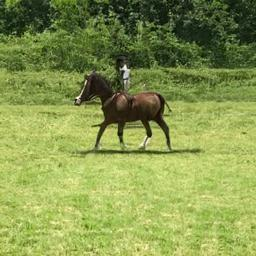
#> input picture assets/mosaic/filler_images/20200420 202959_horse.jpg, 256 x 256 px
$ python comic_cartoon_effect.py --image '../assets/mosaic/filler_images/20200420 202959_horse.jpg'
#> lines starting #> are read from the running program, lines starting #| are printed output that depends on the picture
#> further down, img is the input picture: shape (256, 256, 3); mean B, G, R 79, 152.1, 135.2
import cv2  # Image processing
import numpy as np  # Matrix operations
from time import sleep  # Simulate time delay for visualizing progress
from tqdm import tqdm  # Progress bar
import argparse
import os  # For file path operations

def comic(img):
    sleep(0.1)
    with tqdm(total=100, desc="Applying Comic Effect") as pbar:
        # Convert to grayscale for edge detection
        grayImg = cv2.cvtColor(img, cv2.COLOR_BGR2GRAY)
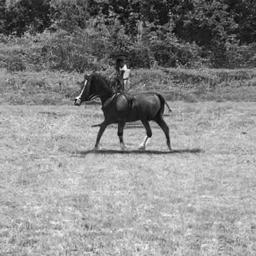
#> grayImg: shape (256, 256); min 5, max 252, mean 138.7
        pbar.update(10)

        # Apply Canny edge detection
        edgesOnly = cv2.Canny(grayImg, 50, 150)
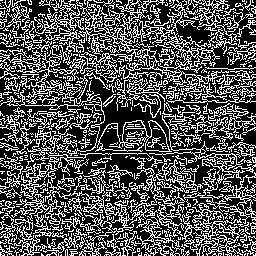
#> edgesOnly: shape (256, 256); 33.7% white in thin lines or dots
        sleep(0.1)
        pbar.update(20)

        # Smooth the image with bilateral filter
        color = cv2.bilateralFilter(img, 9, 300, 300)
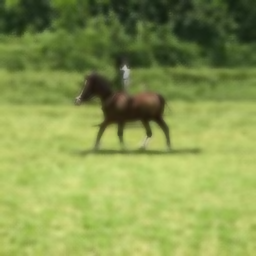
#> color: shape (256, 256, 3); mean B, G, R 78.9, 152.1, 135.2
        sleep(0.1)
        pbar.update(30)

        # Invert and convert edges to 3-channel
        edgesOnlyInv = cv2.bitwise_not(edgesOnly)
#> edgesOnlyInv: shape (256, 256); 66.3% white; black in thin lines or dots
        edgesOnlyInv = cv2.cvtColor(edgesOnlyInv, cv2.COLOR_GRAY2BGR)
#> edgesOnlyInv: shape (256, 256, 3); 66.3% white; black in thin lines or dots

        # Blend edges into color image
        cartoon = cv2.addWeighted(color, 0.9, edgesOnlyInv, 0.2, 0)
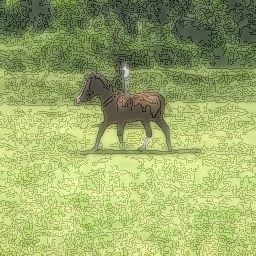
#> cartoon: shape (256, 256, 3); mean B, G, R 104.9, 170.7, 155.5
        sleep(0.1)
        pbar.update(20)

        # Apply sharpening filter
        kernel = np.array([[0, -1, 0], [-1, 5, -1], [0, -1, 0]])
        cartoon = cv2.filter2D(cartoon, -1, kernel)
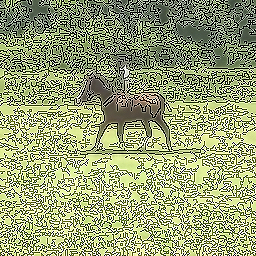
#> cartoon: shape (256, 256, 3); mean B, G, R 120.8, 159.7, 151.4
        sleep(0.1)
        pbar.update(20)

        pbar.update(10)  # Final touch

    return cartoon

# Argument parser for input and output image paths
ap = argparse.ArgumentParser(description="Apply comic cartoon effect to an image.")
ap.add_argument("-i", "--image", required=True, help="Path to input image")
ap.add_argument("-o", "--output", default="assets/comic_cartoon_effect.jpg", help="Path to save the output image")
args = vars(ap.parse_args())

# Load the image
img = cv2.imread(args["image"])

# Validate image load
if img is None:
    print(f"Error: Unable to load the image from '{args['image']}'. Check the path and format.")
    exit()

# Ensure output directory exists
os.makedirs(os.path.dirname(args["output"]), exist_ok=True)

print("Wait, work is in progress...")

# Apply comic effect
res_img = comic(img)

# Save the result
cv2.imwrite(args["output"], res_img)
print(f"Done! Your result has been saved to: {args['output']}")

$ run again, on assets/mosaic/filler_images/20200420 204425_artwork.jpg
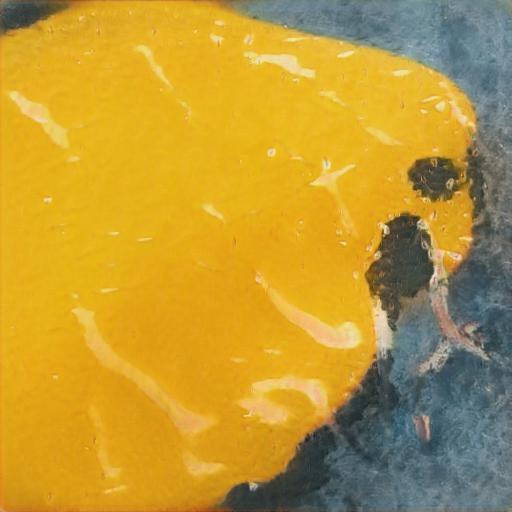
#> input picture assets/mosaic/filler_images/20200420 204425_artwork.jpg, 512 x 512 px
#> img is the input picture: shape (512, 512, 3); mean B, G, R 53.1, 153.7, 190.5
#> in comic, `edgesOnly = cv2.Canny(grayImg, 50, 150)`:
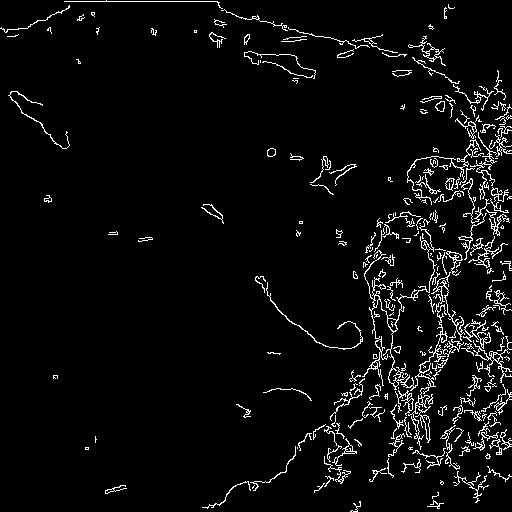
#> edgesOnly: shape (512, 512); 4.5% white in thin lines or dots
#> in comic, `cartoon = cv2.filter2D(cartoon, -1, kernel)`:
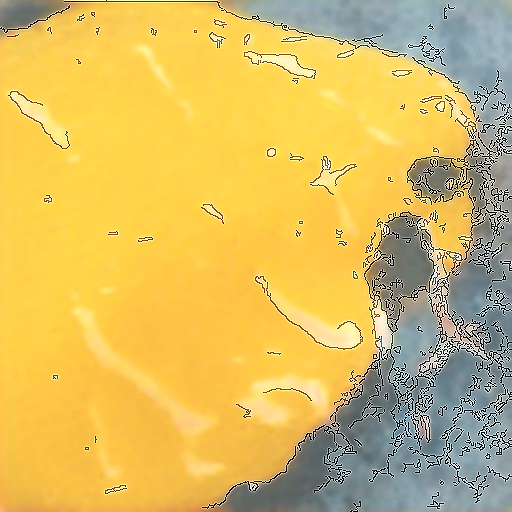
#> cartoon: shape (512, 512, 3); mean B, G, R 98, 187, 217.5

$ run again, on assets/mosaic/filler_images/20200420 204818_picsum.jpg
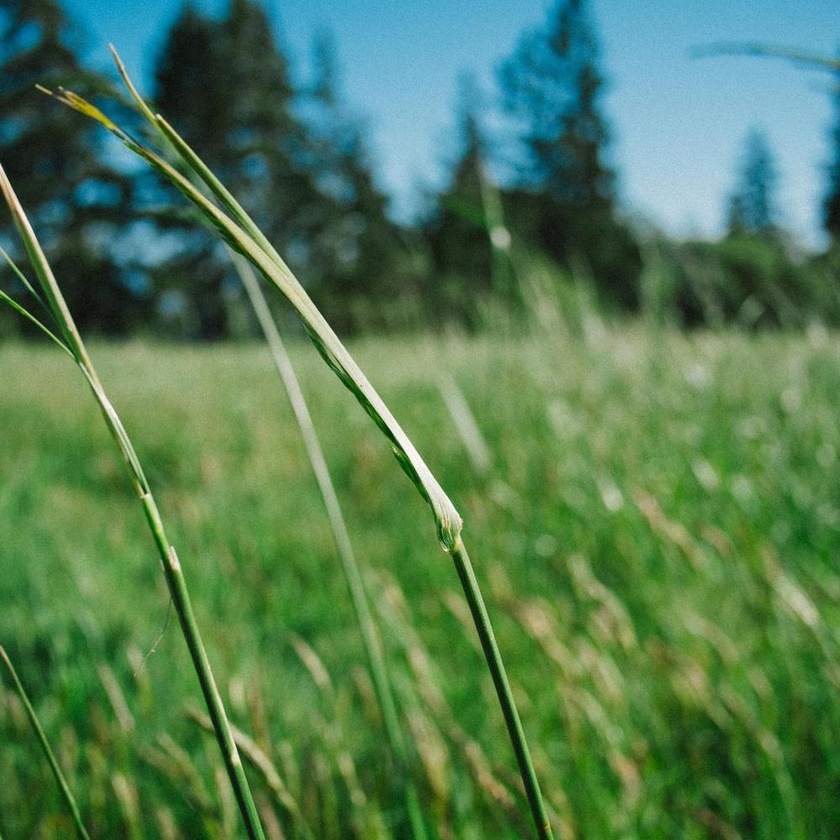
#> input picture assets/mosaic/filler_images/20200420 204818_picsum.jpg, 840 x 840 px, shrunk from 1000 x 1000 before the run
#> img is the input picture: shape (840, 840, 3); mean B, G, R 84.3, 123.9, 82.3
#> in comic, `edgesOnly = cv2.Canny(grayImg, 50, 150)`:
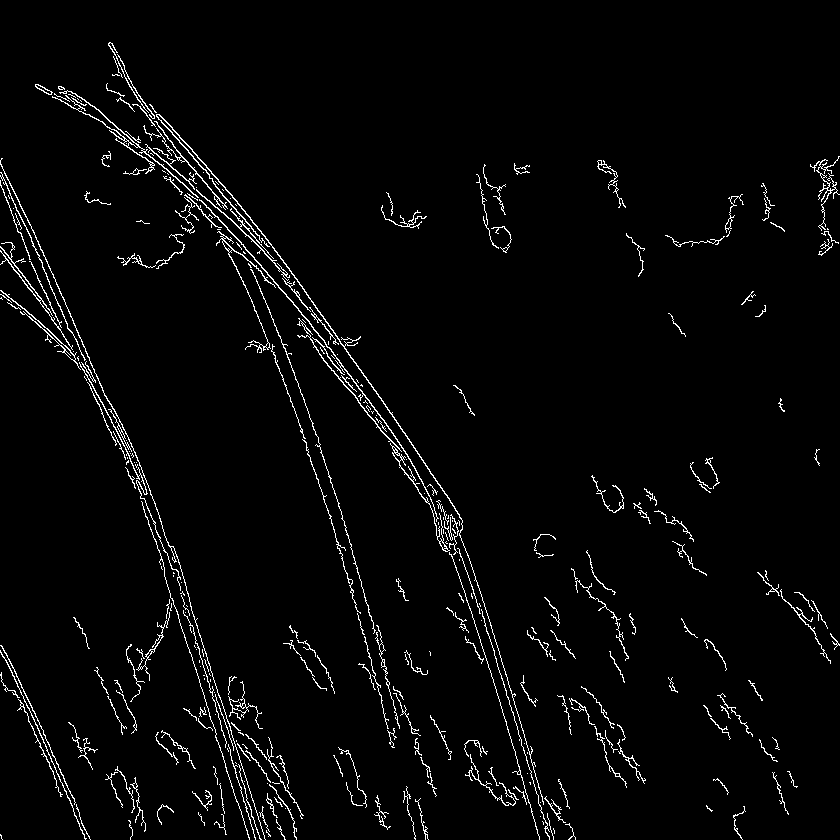
#> edgesOnly: shape (840, 840); 2.9% white in thin lines or dots
#> in comic, `cartoon = cv2.filter2D(cartoon, -1, kernel)`:
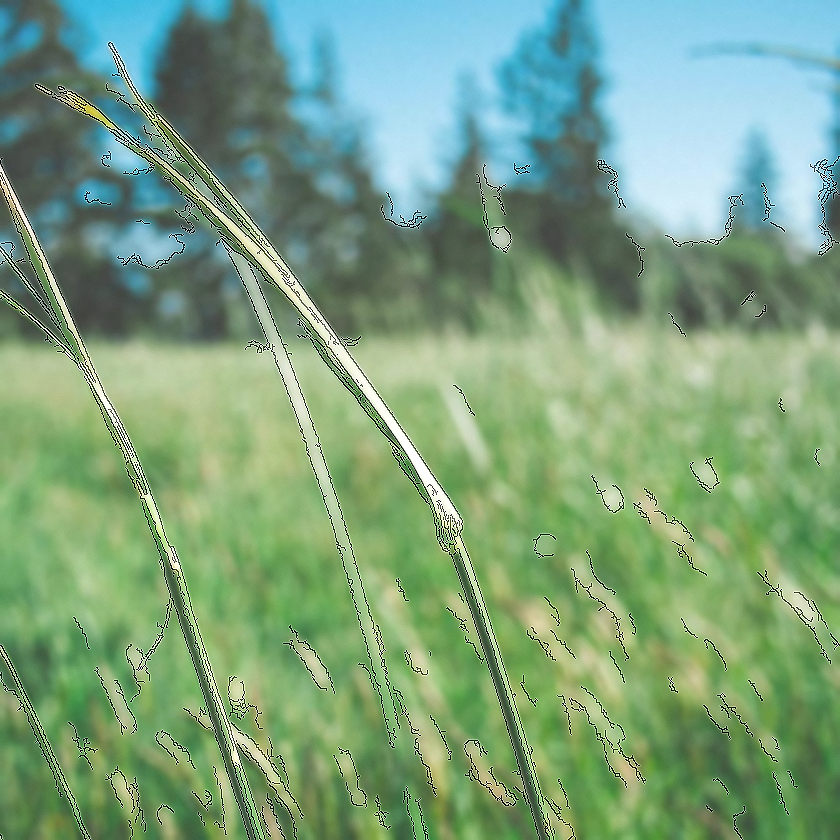
#> cartoon: shape (840, 840, 3); mean B, G, R 126.7, 161, 124.4
